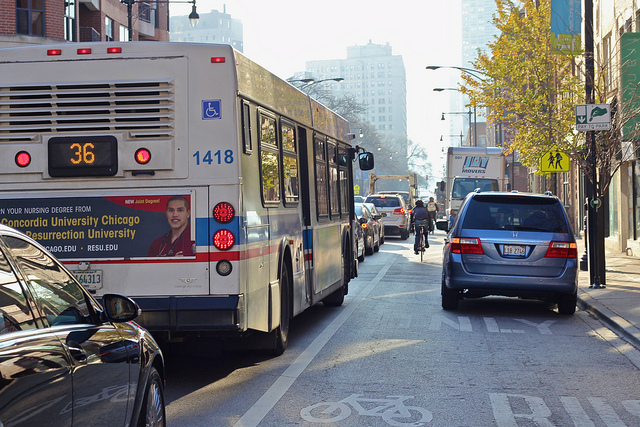
#> input picture GrabCut-Demo/images/bus-mask/bus-raw.jpg, 640 x 427 px
$ python bus-mask.py
#> lines starting #> are read from the running program, lines starting #| are printed output that depends on the picture; after the words box and inside, x2 and y2 are one past the last pixel; in counts of white or black regions, pixels touching at a corner belong together
### GrabCut-Demo/scripts/grabcut_pkg.py
import numpy as np
import cv2
from matplotlib import pyplot as plt
import matplotlib.cm as cm
from typing import List, Tuple

from collections import Counter


def cut_mask(file_raw_img: str, file_human_hint: str, file_mask: str, np_mask: np.ndarray, bounding_box: tuple, first_round: bool, save_figure=False, dict_output_figure_names=None, gmm_priors=None):
    """Grabcut the mask predicted by mask-rcnn.
    Note for the codes for the mask image used by Grabcut
    - 0: sure background / 2: possible background
    - 1: sure foreground / 3: possible foreground

    Args:
        file_raw_img (str): The file of the raw image without any annotation (unit8).
        file_human_hint (str): The file of the human hints (unit8).
            - White (255) = sure foreground, black (0) = sure background, gray = no hints.
        file_mask (str): Used only if `first_round = True`. The file of the current mask (unit8). Grabcut works based on this mask.
        np_mask (2d np array with uint8): Used only if `first_round = False`. Grabcut works based on this mask.
        bounding_box (List(int)): The upper-left and bottom-right points of the box (st_col, st_row, end_col, end_row).
        first_round (bool): Whether this is the first round of grabcut. If so, then create a hard bounding box based on mask-rcnn's predicted bounding box.
        save_figure (bool=False): Whether to save the figures.
        dict_output_figure_names (dict=None): Only used when `save_figure = True`.
            file_initial_segment_img: used only when `first_round=True`. the segmented image before Grabcut.
            file_before_overlay_hint_raw_mask: the raw mask overlaid with the human hints before Grabcut.
            file_segment_img: the updated segmented image after Grabcut.
            file_segment_binary_mask: the updated segmented binary mask after Grabcut.
            file_segment_raw_mask: the updated segmented raw mask (code: 0-3) after Grabcut.
            file_segment_raw_mask_npy: the updated segmented raw mask (code: 0-3) after Grabcut in the numpy format.
        gmm_priors (dict=None):
            fgdModel: the prior for the foreground model.
            bgdModel: the prior for the background model.
            Each should be of size (1,65) with type = np.float64.
            If not specified, they are both set to np.zeros((1, 65), np.float64) by default.

    Returns:
        img_segmented (2d np array with uint8): The segmented image.
        np_mask_updated (2d np array with uint8): The updated mask produced by Grabcut.
        gmm_posteriors (dict):  the updated models for the foreground/background model.
            fgdModel: the posterior for the foreground model.
            bgdModel: the posterior for the background model.
    """
#> called with file_raw_img = '../images/bus-mask/bus-raw.jpg', file_mask = '../images/bus-mask/bus-mask.png', bounding_box = (36, 0, 370, 380), first_round = True, save_figure = True
    # read in the raw image
    # - img: (427, 640, 3)
    img = cv2.imread(file_raw_img)
#> img is the input picture: shape (427, 640, 3); mean B, G, R 124.6, 122.7, 123.2
    img = cv2.cvtColor(img, cv2.COLOR_BGR2RGB)

    # ---------------------
    # load the initial mask
    # - and convert to the correct format
    # - mask: (280, 450)
    # ---------------------
    if first_round:
        mask = cv2.imread(file_mask)
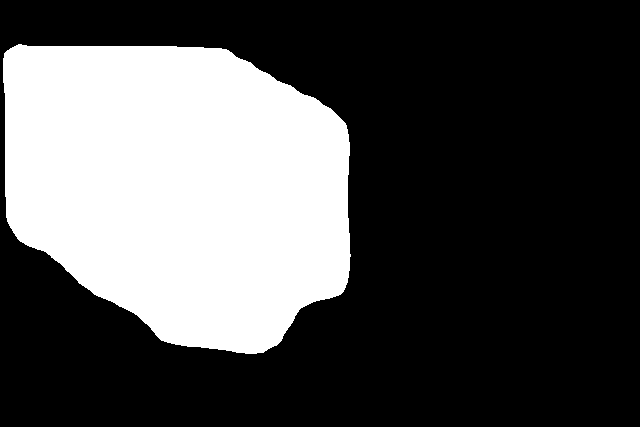
#> input picture GrabCut-Demo/images/bus-mask/bus-mask.png, 640 x 427 px
#> mask is the input picture: shape (427, 640, 3); 31.5% white; 1 white region, box (x1, y1, x2, y2) and area: (3, 44, 351, 354) 85982
        mask = mask[:, :, 0]  # all channels encode the same information
        # - convert the values to "possible background" (code = 2) and "possible foreground" (code = 3)
        # -- Counter({0: 187298, 255: 85982})
        mask[mask == 0] = 2
        mask[mask == 255] = 3
        # - this magically fixed a bug (https://github.com/opencv/opencv/issues/18120#issuecomment-675517683)
        mask = np.array(mask)
    else:
        mask = np_mask

    if first_round and save_figure:
        # ----------------------
        # save the image segmented by the initial mask (before Grabcut)
        # ----------------------
        mask_init = np.where((mask == 2) | (
            mask == 0), 0, 1).astype('uint8')
        img_init = img*mask_init[:, :, np.newaxis]
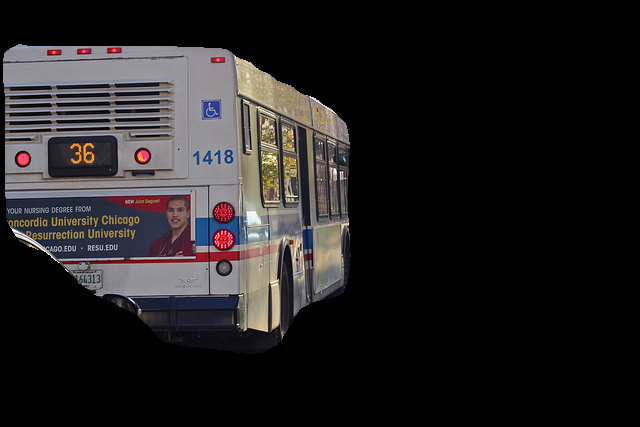
#> img_init: shape (427, 640, 3); mean R, G, B 34.3, 32.1, 32.6
        plt.imsave(
            dict_output_figure_names['file_initial_segment_img'], img_init)
        plt.close()

    # ---------------------
    # modify the mask by the human hint
    # - mark as "sure foreground and sure background"
    # ---------------------
    mask_hint = cv2.imread(file_human_hint, 0)
#> (the run stopped early here; a loop or call above may not have finished)
